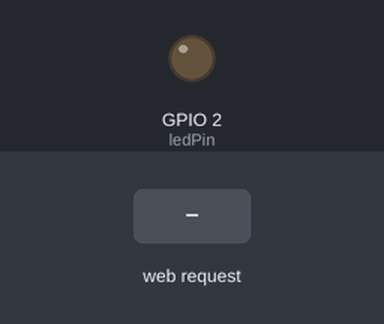
Recording of a sketch running on a simulated ESP32. Shown: output pins drawn as LEDs (lit = HIGH). The test bench sets the inputs (shaded band). Storage starts empty; what the sketch prints to the serial monitor is not drawn.

Above: at 1.2 s.
1.3 s: HTTP request GET /on received
At 2.3 s:
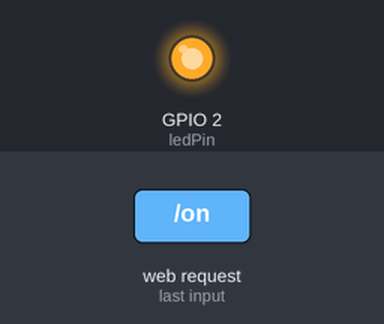
2.8 s: HTTP request GET /off received
At 3.4 s:
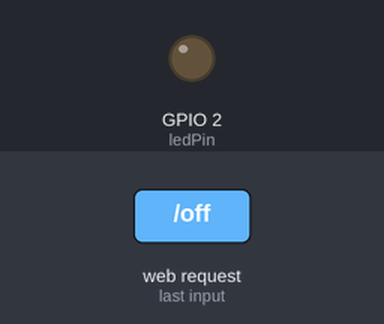
Timing chart, 0 to 5.8 s (numbered marks = the images above; inputs shaded):
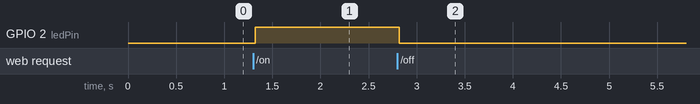

The sketch:

PublicServer.ino
```cpp
#include "WiFi.h"
#include "ESPAsyncWebServer.h"
#include "SPIFFS.h"

const char* ssid = "MicrosLunes";
const char* password = "hola1234";

const int ledPin = 2;
String ledState;

AsyncWebServer server(80);

// Replaces placeholder with LED state value
String processor(const String& var){
  Serial.println(var);
  if(var == "STATE"){
    if(digitalRead(ledPin)){
      ledState = "ON";
    }
    else{
      ledState = "OFF";
    }
    Serial.print(ledState);
    return ledState;
  }
  return String();
}

void setup(){
  Serial.begin(115200);
  pinMode(ledPin, OUTPUT);

  // Initialize SPIFFS
  if(!SPIFFS.begin(true)){
    Serial.println("An Error has occurred while mounting SPIFFS");
    return;
  }

  // Connect to Wi-Fi
 WiFi.softAP(ssid, password);
 IPAddress myIP = WiFi.softAPIP();
 Serial.print("AP IP address: ");
 Serial.println(myIP);
 server.begin();
 Serial.println("Server started");
  // Print ESP32 Local IP Address
  Serial.println(WiFi.localIP());

  // Route for root / web page
  server.on("/", HTTP_GET, [](AsyncWebServerRequest *request){
    request->send(SPIFFS, "/index.html", String(), false, processor);
  });

  // Route to load style.css file
  server.on("/style.css", HTTP_GET, [](AsyncWebServerRequest *request){
    request->send(SPIFFS, "/style.css", "text/css");
  });

  // Route to set GPIO to HIGH
  server.on("/on", HTTP_GET, [](AsyncWebServerRequest *request){
    digitalWrite(ledPin, HIGH);
    request->send(SPIFFS, "/index.html", String(), false, processor);
  });

  // Route to set GPIO to LOW
  server.on("/off", HTTP_GET, [](AsyncWebServerRequest *request){
    digitalWrite(ledPin, LOW);
    request->send(SPIFFS, "/index.html", String(), false, processor);
  });

  // Start server
  server.begin();
}

void loop(){

}
```

Measured:
- after the input at 1.3 s, GPIO 2 (ledPin): LOW → HIGH at once
- after the input at 2.8 s, GPIO 2 (ledPin): HIGH → LOW at once
